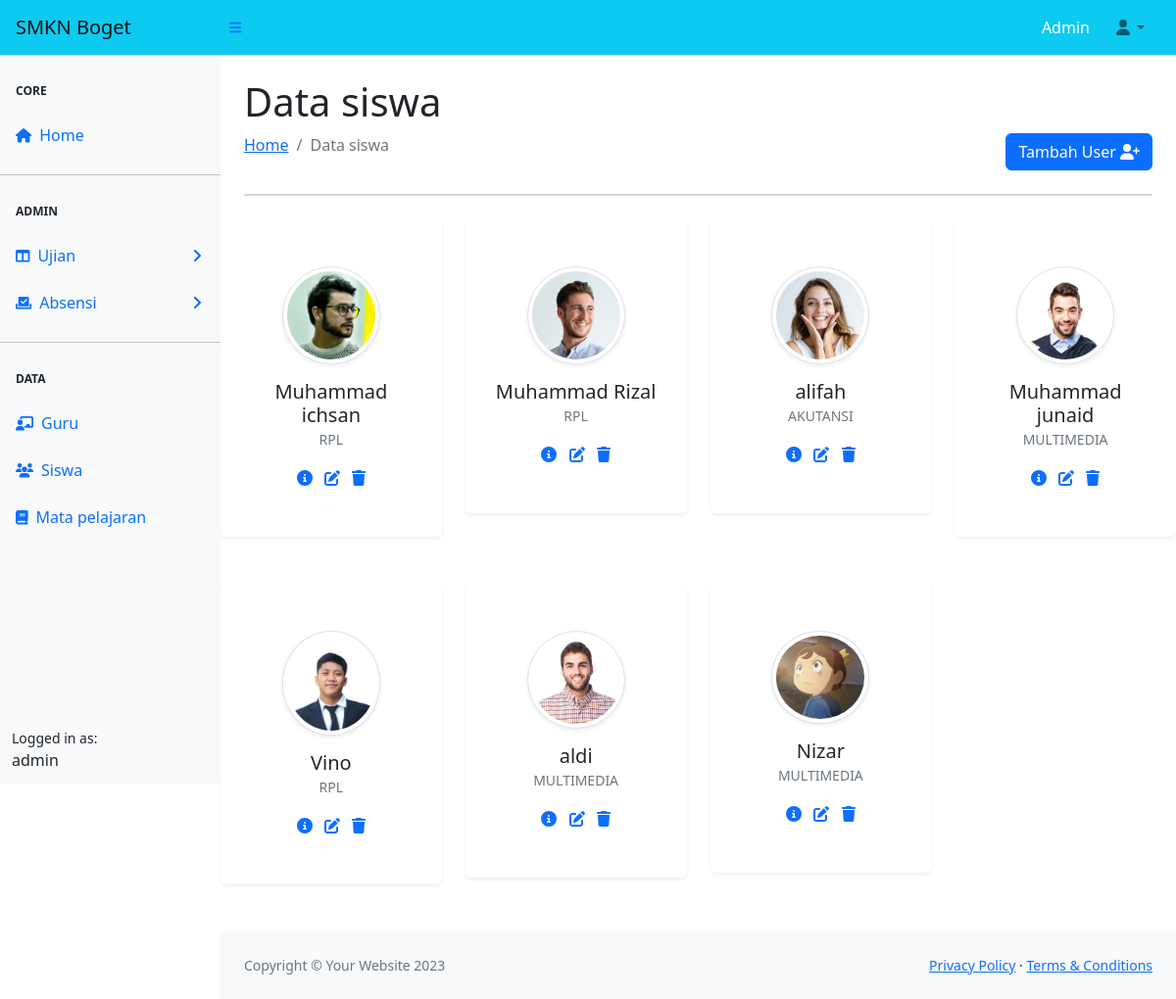
/siswa/manage_siswa.php, run on the app's committed database.
### tables this page shows
CREATE TABLE `tb_siswa` (
  `id` int(11) NOT NULL,
  `nis` int(12) NOT NULL,
  `nama` varchar(100) NOT NULL,
  `kelas` varchar(100) NOT NULL,
  `alamat` varchar(100) NOT NULL,
  `jurusan` varchar(225) NOT NULL,
  `foto` varchar(225) NOT NULL,
  `absen_id` varchar(100) NOT NULL
);

### template/config.php (called while the page is built, shortened)
<?php
    $main_url = "http://localhost/sistem%20sekolah/";
    ?>

### siswa/siswa.php (called while the page is built, shortened)
<?php
class Siswa {
    private $servername = "localhost";
    private $username = "root";
    private $password = "";
    private $dbname = "db_school";
    private $conn;
    public function __construct()
    {
        $this->conn = new mysqli($this->servername, $this->username, $this->password, $this->dbname);
    }
    public function read() {
        $sql = "SELECT * FROM tb_siswa ";
        $result = $this->conn->query($sql);
        if ($result->num_rows > 0) {
            $data = array();
            while ($row = $result->fetch_assoc()) {
                $data[] = $row;
            }
            return $data;
        } else {
            return array();
        }
    }
}
?>

### siswa/manage_siswa.php (the view, shortened to what this page needs)
<?php
include('siswa.php');
$siswa = new Siswa();
$datasiswa = $siswa->read();
include('../template/header.php');
?>
<div id="layoutSidenav_content ms-auto">
    <main>
        <div class="container-fluid px-4">
            <h1 class="mt-4">Data siswa</h1>
            <ol class="breadcrumb mb-4">
                <li class="breadcrumb-item"><a href="<?= $main_url;?>index.php">Home</a></li>
                <li class="breadcrumb-item active">Data siswa</li>
                <a type="button" class="btn btn-primary ms-auto tambah" data-bs-toggle="modal" data-bs-target="#formtambah">Tambah User <i class="fa fa-user-plus"></i></a>
            </ol>
            <div class="card mb-4">
            </div>
        </div>
        <div class="row text-center">
            <?php foreach($datasiswa as $siswa): ?>
                <div class="col-xl-3 col-lg-3 col-sm-4 mb-5">
                    <div class="bg-white rounded shadow-sm py-5 px-4">
                        <img src="<?= 'foto_siswa/' . $siswa['foto']; ?>" alt="" width="100" class="img-fluid rounded-circle mb-3 img-thumbnail shadow-sm">
                        <h5 class="mb-0"><?= $siswa['nama']; ?></h5>
                        <span class="small text-uppercase text-muted"><?= $siswa['jurusan']; ?></span>
                        <ul class="social mb-0 list-inline mt-3">
                            <li class="list-inline-item"><a href="#" class="social-link"><i class="fa fa-circle-info"></i></a></li>
                            <li class="list-inline-item"><a href="edit_siswa.php?id=<?= $siswa['id']; ?>" class="social-link ubah" ><i class="fa fa-pen-to-square"></i></a></li>
                            <li class="list-inline-item"><a href="pr_siswa.php?param=delete&id=<?= $siswa['id']; ?>" class="social-link"><i class="fa fa-trash"></i></a></li>
                        </ul>
                    </div>
                </div>
            <?php endforeach; ?>
        </div>
    </main>
</div>
<?php include('../template/footer.php'); ?>

### template/header.php (shortened to what this page needs)
<?php include('config.php');
?>
<!DOCTYPE html>
<html lang="en">
    <head>
        <link href="https://cdn.jsdelivr.net/npm/simple-datatables@7.1.2/dist/style.min.css" rel="stylesheet" />
        <link href="<?= $main_url ?>css/styles.css" rel="stylesheet" />
    </head>
    <body class="sb-nav-fixed">
        <?php include('navbar.php'); ?>
        <?php include('sidebar.php'); ?>

### template/navbar.php (shortened to what this page needs)
<nav class="sb-topnav navbar navbar-expand navbar-primary bg-info">
    <a class="navbar-brand ps-3" href="index.php">SMKN Boget</a>
    <button class="btn btn-link btn-sm order-1 order-lg-0 me-4 me-lg-0" id="sidebarToggle" href="#!"><i class="fas fa-bars"></i></button>
    <form class="d-none d-md-inline-block form-inline ms-auto me-0 me-md-3 my-2 my-md-0">
        <span class="text-white text-capitalize"><?= "admin" ?></span>
    </form>
    <ul class="navbar-nav ms-auto ms-md-0 me-3 me-lg-4">
        <li class="nav-item dropdown">
            <a class="nav-link dropdown-toggle" id="navbarDropdown" href="#" role="button" data-bs-toggle="dropdown" aria-expanded="false"><i class="fas fa-user fa-fw"></i></a>
        </li>
    </ul>
</nav>

### template/sidebar.php (shortened to what this page needs)
<div id="layoutSidenav">
    <div id="layoutSidenav_nav">
        <nav class="sb-sidenav accordion bg-light" id="sidenavAccordion">
            <div class="sb-sidenav-menu">
                <div class="nav">
                    <div class="sb-sidenav-menu-heading">Core</div>
                    <a class="nav-link" href="<?= $main_url ?>index.php">
                        <div class="sb-nav-link-icon"><i class="fas fa-house"></i></div>
                        Home
                    </a>
                    <hr class="mb-0">
                    <div class="sb-sidenav-menu-heading">Admin</div>
                    <a class="nav-link collapsed" href="#" data-bs-toggle="collapse" data-bs-target="#collapseLayouts" aria-expanded="false" aria-controls="collapseLayouts">
                        <div class="sb-nav-link-icon"><i class="fas fa-columns"></i></div>
                        Ujian
                        <div class="sb-sidenav-collapse-arrow"><i class="fas fa-angle-down"></i></div>
                    </a>
                    <a class="nav-link collapsed" href="#" data-bs-toggle="collapse" data-bs-target="#collapsePages" aria-expanded="false" aria-controls="collapsePages">
                        <div class="sb-nav-link-icon"><i class="fas fa-check-to-slot"></i></div>
                        Absensi
                        <div class="sb-sidenav-collapse-arrow"><i class="fas fa-angle-down"></i></div>
                    </a>
                    <hr class="mb-0">
                    <div class="sb-sidenav-menu-heading">Data</div>
                    <a class="nav-link" href="<?= $main_url ?>guru/manage_guru.php">
                        <div class="sb-nav-link-icon"><i class="fas fa-chalkboard-user"></i></div>
                        Guru
                    </a>
                    <a class="nav-link" href="<?= $main_url ?>siswa/manage_siswa.php">
                        <div class="sb-nav-link-icon"><i class="fas fa-users"></i></div>
                        Siswa
                    </a>
                    <a class="nav-link" href="<?= $main_url ?>mapel/manage_mapel.php">
                        <div class="sb-nav-link-icon"><i class="fas fa-book"></i></div>
                        Mata pelajaran
                    </a>
                </div>
            </div>
            <div class="sb-sidenav-footer">
                <div class="small">Logged in as:</div>
                <?= "admin"; ?>
            </div>
        </nav>
    </div>
    <div id="layoutSidenav_content">

### template/footer.php (shortened to what this page needs)
<footer class="py-4 bg-light mt-auto">
    <div class="container-fluid px-4">
        <div class="d-flex align-items-center justify-content-between small">
            <div class="text-muted">Copyright &copy; Your Website 2023</div>
            <div>
                <a href="#">Privacy Policy</a>
                &middot;
                <a href="#">Terms &amp; Conditions</a>
            </div>
        </div>
    </div>
</footer>
</div>
</div>
</body>
</html>

### data on the page
tb_siswa: foto (picture), nama "Muhammad ichsan", jurusan "RPL"
tb_siswa: foto (picture), nama "Muhammad Rizal", jurusan "RPL"
tb_siswa: foto (picture), nama "alifah", jurusan "AKUTANSI"
tb_siswa: foto (picture), nama "Muhammad junaid", jurusan "MULTIMEDIA"
tb_siswa: foto (picture), nama "Vino", jurusan "RPL"
tb_siswa: foto (picture), nama "aldi", jurusan "MULTIMEDIA"
tb_siswa: foto (picture), nama "Nizar", jurusan "MULTIMEDIA"
